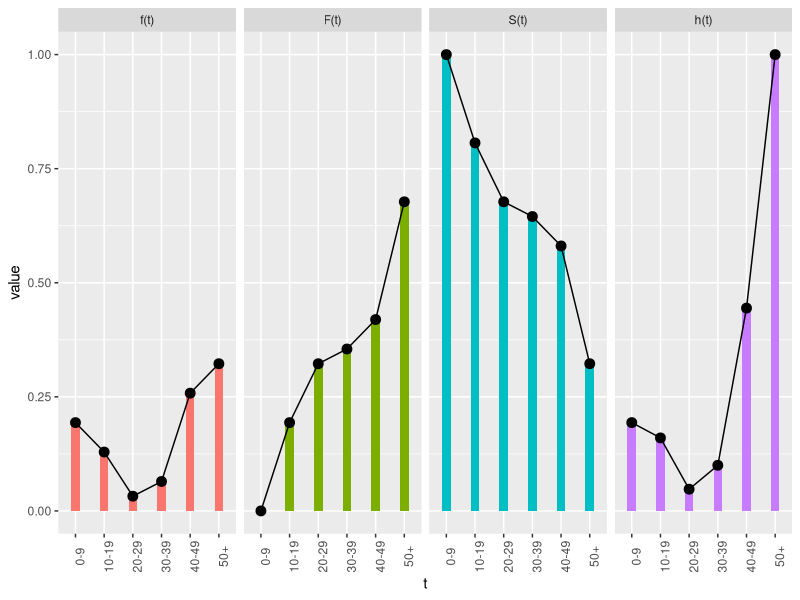
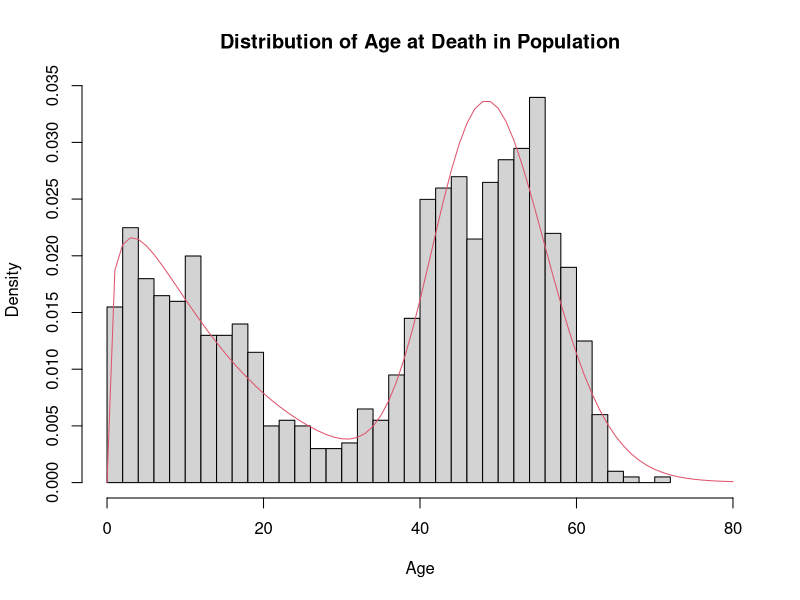
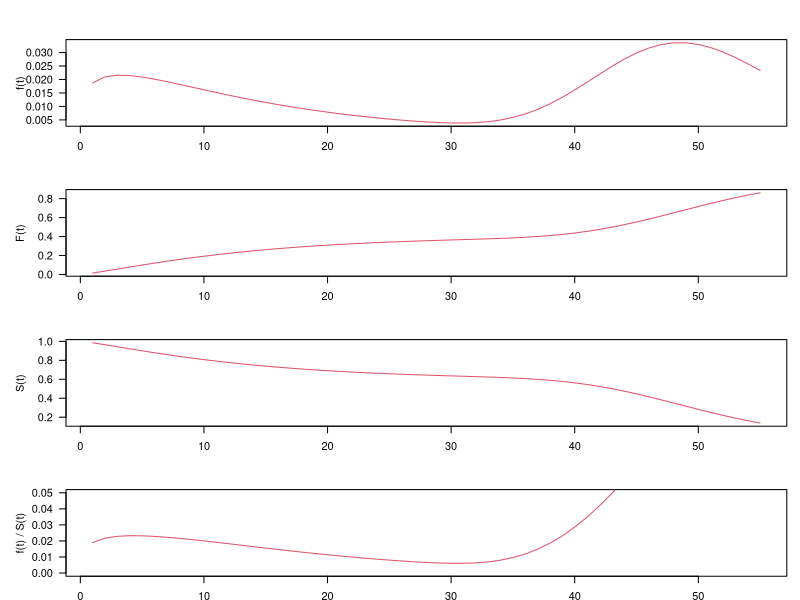

Here is the R script that generated these plots, in order:
## ---- chunk 1
library(tidyverse)
library(mixtools)         # for fitting mixture distributions
## ---- chunk 2
set.seed(1987)

deathdata <-
  tibble( age_lwr = c( 0, 10, 20, 30, 40, 50  ),
          age_upr = c( 9, 19, 29, 39, 49, 59 ),
          t =             c("0-9",
                            "10-19",
                            "20-29",
                            "30-39",
                            "40-49",
                            "50+"
                           )
        ) %>%
  mutate( `f(t)` =
            c( 6, 4, 1, 2, 8, 10 )
          ,
          `f(t)` =
              `f(t)` / sum(`f(t)`)
        ) %>% 
  mutate( `F(t)` = cumsum(`f(t)`) - `f(t)`,
          `S(t)` = 1 - `F(t)`,
          `h(t)` = `f(t)`/`S(t)`
        )

deathdata %>% select(-age_lwr, -age_upr)

sum(deathdata$`f(t)`)
## ---- chunk 3
deathdata %>% 
  pivot_longer(     cols = 4:7,
                names_to = "metric",
                values_to = "value"
              ) %>% 
  mutate( metric = factor( metric, levels = c("f(t)","F(t)","S(t)","h(t)") ) ) %>% 
  ggplot( data = .,
          aes(     x = t,
                   y = value,
                fill = metric,
               group = metric
             )
        ) +
  geom_bar( stat="identity", width=0.3 ) +
  geom_line() +
  geom_point( size = 3 ) + 
  coord_cartesian( ylim = c(0,1) ) + 
  # geom_hline( yintercept = 1 ) + 
  facet_grid( .~metric, scales="free_y" ) +
  theme( legend.position = "none", axis.text.x=element_text(angle=90) )
## ---- chunk 4
# create a population based on the discrete (age band) data, 
# and fit a weibull distribution to this simulated population: 
set.seed(1769)
sim_population <- 
  lapply( 1:nrow(deathdata),
          function(rownum){ rnorm(    n = round( deathdata$`f(t)`[rownum]*1000 ),
                                   mean =
                                     (deathdata$age_upr[rownum]+deathdata$age_lwr[rownum])/2,
                                     sd = 5
                                 ) %>% 
                              abs(.)
                          }
        ) %>% 
    reduce( c ) 

fit_mixture_dbn <- 
  mixtools::gammamixEM( x = sim_population, k=2 )

mixgamma_1_mix_proportion <- fit_mixture_dbn$lambda[1]
mixgamma_1_shape <- fit_mixture_dbn$gamma.pars[1,1]
mixgamma_1_scale <- fit_mixture_dbn$gamma.pars[2,1]

mixgamma_2_mix_proportion <- fit_mixture_dbn$lambda[2]
mixgamma_2_shape <- fit_mixture_dbn$gamma.pars[1,2]
mixgamma_2_scale <- fit_mixture_dbn$gamma.pars[2,2]

f_ <- function(t){ mixgamma_1_mix_proportion * 
                       dgamma(     x = t,
                               shape = mixgamma_1_shape,
                               scale = mixgamma_1_scale
                              ) +
                   mixgamma_2_mix_proportion * 
                       dgamma(     x = t,
                               shape = mixgamma_2_shape,
                               scale = mixgamma_2_scale
                              )
                }

F_ <- function(t){ mixgamma_1_mix_proportion * 
                       pgamma(     q = t,
                               shape = mixgamma_1_shape,
                               scale = mixgamma_1_scale
                              ) +
                   mixgamma_2_mix_proportion * 
                       pgamma(     q = t,
                               shape = mixgamma_2_shape,
                               scale = mixgamma_2_scale
                       )
}

S_ <- function(t){ 1 - F_(t) }

hist(      x = sim_population, 
      breaks = 40,
        xlab = "Age",
        main = "Distribution of Age at Death in Population",
        freq = FALSE,
        xlim = c(0, 80)
      
    )

lines(   x = 0:80,
         y = sapply( 0:80, function(t){ f_(t) } ),
       col = 2
 )

## ---- chunk 5
par( mfrow=c(4,1), mar=c(1.8,5,3,1) )
plot( x=1:55, y=sapply(1:55, function(t){ f_(t) }), xlab="t", ylab="f(t)", type="l", las=1, col=2)
plot( x=1:55, y=sapply(1:55, function(t){ F_(t) }), xlab="t", ylab="F(t)", type="l", las=1, col=2)
plot( x=1:55, y=sapply(1:55, function(t){ S_(t) }), xlab="t", ylab="S(t)", type="l", las=1, col=2)
plot( x=1:55, y=sapply(1:55, function(t){ f_(t)/S_(t) }), xlab="t", ylab="f(t) / S(t)", type="l", las=1, col=2, ylim=c(0, 0.05) )
